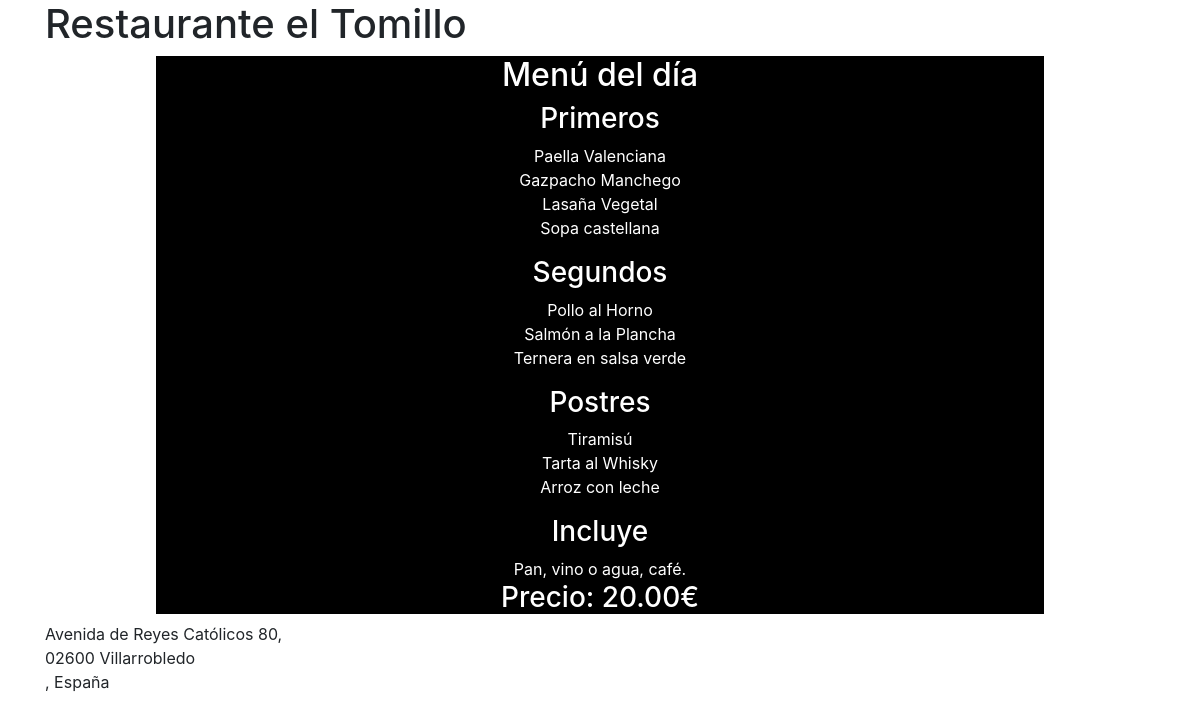
The page / on the database its author committed.
### tables this page shows
CREATE TABLE `platos` (
 `id` int(4) NOT NULL,
 `nombre_plato` varchar(100) NOT NULL,
 `precio_ud` float(4,2) NOT NULL,
 `orden_plato` enum('primero','segundo','postre') NOT NULL,
 `menu_activo` tinyint(1) NOT NULL DEFAULT '1'
);

### includes/datos.php (called while the page is built)
<?php
$host='localhost';
$usuario='root';
$clave = '';
$base ='web_autogestionada';
$conex = mysqli_connect($host,$usuario,$clave, $base) or die('No se ha podido conectar con la base de datos');
mysqli_set_charset($conex,"utf8");
$sql1= "SELECT * FROM platos WHERE orden_plato = 'primero' AND menu_activo =1";
$sql2= "SELECT *  FROM platos WHERE orden_plato = 'segundo' AND menu_activo =1";
$sql3= "SELECT * FROM platos WHERE orden_plato = 'postre' AND menu_activo =1";
$consulta1 = mysqli_query($conex, $sql1);
$consulta2 = mysqli_query($conex, $sql2);
$consulta3 = mysqli_query($conex, $sql3);
?>

### includes/functions.php (the view)
<?php
function consulta_lista($con){
	echo '<ul  class="list-unstyled">';
	while ($fila = mysqli_fetch_array($con)) {
	echo "<li>". $fila['nombre_plato'] ."</li>";
    }
	echo '</ul>';
}
?>

### rows shown on the page
platos: nombre_plato "Paella Valenciana"
platos: nombre_plato "Gazpacho Manchego"
platos: nombre_plato "Lasaña Vegetal"
platos: nombre_plato "Sopa castellana"
platos: nombre_plato "Pollo al Horno"
platos: nombre_plato "Salmón a la Plancha"
platos: nombre_plato "Ternera en salsa verde"
platos: nombre_plato "Tiramisú"
platos: nombre_plato "Tarta al Whisky"
platos: nombre_plato "Arroz con leche"
